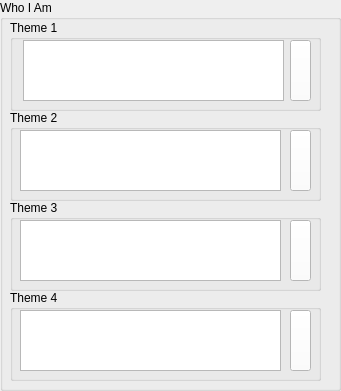
     <widget class="QGroupBox" name="groupBox_32">
      <property name="geometry">
       <rect>
        <x>890</x>
        <y>0</y>
        <width>341</width>
        <height>391</height>
       </rect>
      </property>
      <property name="title">
       <string>Who I Am</string>
      </property>
      <widget class="QGroupBox" name="groupBox_33">
       <property name="geometry">
        <rect>
         <x>10</x>
         <y>20</y>
         <width>311</width>
         <height>91</height>
        </rect>
       </property>
       <property name="title">
        <string>Theme 1</string>
       </property>
       <widget class="QPlainTextEdit" name="txtTheme_1">
        <property name="geometry">
         <rect>
          <x>13</x>
          <y>20</y>
          <width>261</width>
          <height>61</height>
         </rect>
        </property>
       </widget>
       <widget class="QPushButton" name="btnColTheme_1">
        <property name="geometry">
         <rect>
          <x>280</x>
          <y>20</y>
          <width>21</width>
          <height>61</height>
         </rect>
        </property>
        <property name="toolTip">
         <string>&lt;html&gt;&lt;head/&gt;&lt;body&gt;&lt;p&gt;&lt;br/&gt;&lt;/p&gt;&lt;/body&gt;&lt;/html&gt;</string>
        </property>
        <property name="styleSheet">
         <string notr="true">background-color: rgb(255, 255, 255);</string>
        </property>
        <property name="text">
         <string/>
        </property>
       </widget>
      </widget>
      <widget class="QGroupBox" name="groupBox_34">
       <property name="geometry">
        <rect>
         <x>10</x>
         <y>110</y>
         <width>311</width>
         <height>91</height>
        </rect>
       </property>
       <property name="title">
        <string>Theme 2</string>
       </property>
       <widget class="QPlainTextEdit" name="txtTheme_2">
        <property name="geometry">
         <rect>
          <x>10</x>
          <y>20</y>
          <width>261</width>
          <height>61</height>
         </rect>
        </property>
       </widget>
       <widget class="QPushButton" name="btnColTheme_2">
        <property name="geometry">
         <rect>
          <x>280</x>
          <y>20</y>
          <width>21</width>
          <height>61</height>
         </rect>
        </property>
        <property name="whatsThis">
         <string/>
        </property>
        <property name="styleSheet">
         <string notr="true">background-color: rgb(255, 255, 255);</string>
        </property>
        <property name="text">
         <string/>
        </property>
       </widget>
      </widget>
      <widget class="QGroupBox" name="groupBox_35">
       <property name="geometry">
        <rect>
         <x>10</x>
         <y>200</y>
         <width>311</width>
         <height>91</height>
        </rect>
       </property>
       <property name="title">
        <string>Theme 3</string>
       </property>
       <widget class="QPlainTextEdit" name="txtTheme_3">
        <property name="geometry">
         <rect>
          <x>10</x>
          <y>20</y>
          <width>261</width>
          <height>61</height>
         </rect>
        </property>
       </widget>
       <widget class="QPushButton" name="btnColTheme_3">
        <property name="geometry">
         <rect>
          <x>280</x>
          <y>20</y>
          <width>21</width>
          <height>61</height>
         </rect>
        </property>
        <property name="styleSheet">
         <string notr="true">background-color: rgb(255, 255, 255);</string>
        </property>
        <property name="text">
         <string/>
        </property>
       </widget>
      </widget>
      <widget class="QGroupBox" name="groupBox_36">
       <property name="geometry">
        <rect>
         <x>10</x>
         <y>290</y>
         <width>311</width>
         <height>91</height>
        </rect>
       </property>
       <property name="title">
        <string>Theme 4</string>
       </property>
       <widget class="QPlainTextEdit" name="txtTheme_4">
        <property name="geometry">
         <rect>
          <x>10</x>
          <y>20</y>
          <width>261</width>
          <height>61</height>
         </rect>
        </property>
       </widget>
       <widget class="QPushButton" name="btnColTheme_4">
        <property name="geometry">
         <rect>
          <x>280</x>
          <y>20</y>
          <width>21</width>
          <height>61</height>
         </rect>
        </property>
        <property name="styleSheet">
         <string notr="true">background-color: rgb(255, 255, 255);</string>
        </property>
        <property name="text">
         <string/>
        </property>
       </widget>
      </widget>
     </widget>
